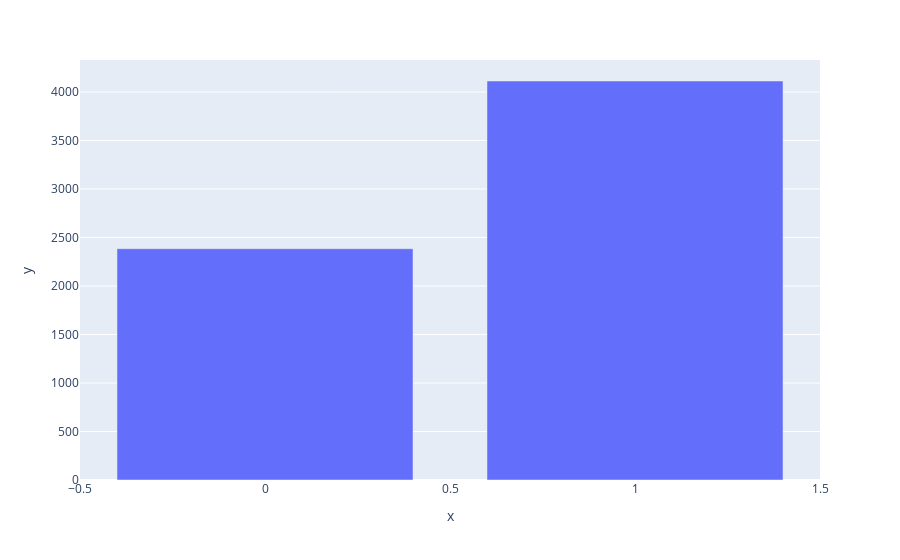

Notebook cell for this chart:
### Code cell
px.bar(wines, x=wines['goodquality'].value_counts().index, y=wines['goodquality'].value_counts() , barmode="group")

### Figure 1 — Plotly figure (JSON) as saved in the notebook; plotly's stock layout.template omitted (floating-point values rounded to 4 significant figures)
{"data": [{"alignmentgroup": "True", "hovertemplate": "x=%{x}<br>y=%{y}<extra></extra>", "legendgroup": "", "marker": {"color": "#636efa", "pattern": {"shape": ""}}, "name": "", "offsetgroup": "", "orientation": "v", "showlegend": false, "textposition": "auto", "type": "bar", "x": [1, 0], "xaxis": "x", "y": [4113, 2384], "yaxis": "y"}], "layout": {"barmode": "group", "legend": {"tracegroupgap": 0}, "margin": {"t": 60}, "xaxis": {"anchor": "y", "domain": [0, 1], "title": {"text": "x"}}, "yaxis": {"anchor": "x", "domain": [0, 1], "title": {"text": "y"}}}}
